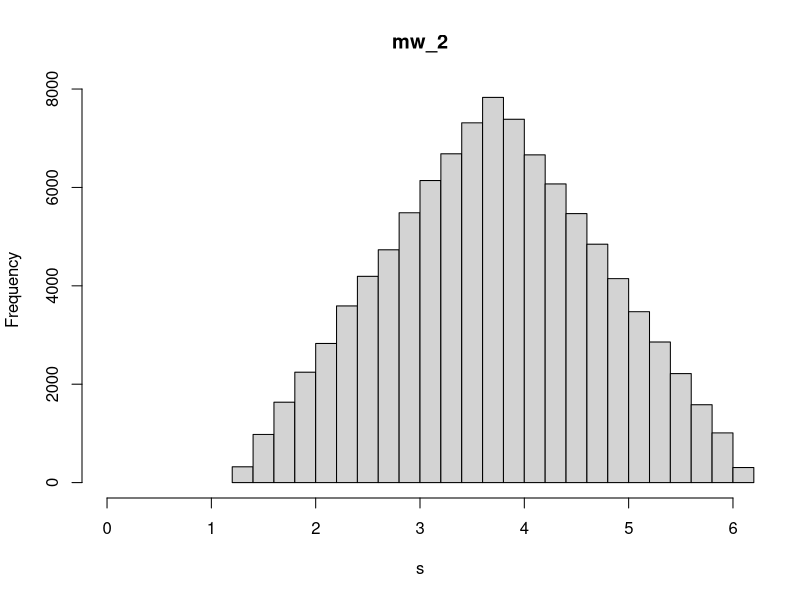

Write R code to recreate this figure.
#Ein Schätzer (a.k.a. Statistik) ist eine Funktion der Stichprobe
mw = function(x){ 
  return (mean(x))
}

mw_2 = function(x){ 
  return (0.5*(x[1] + x[2]) + 1/length(x))
}

med = function(x){ 
  return (median(x))
}

s = rep(NA, 100000)
n = 5
for (i in 1:length(s)){
  x = runif(n, 1, 6) #Erzeugung der Stichprobe, aus einer Verteilung
  s[i] = mw_2(x) 
}
mean(s)
hist(s, 30, xlim = c(0,6), main='mw_2')
sqrt(var(s))
